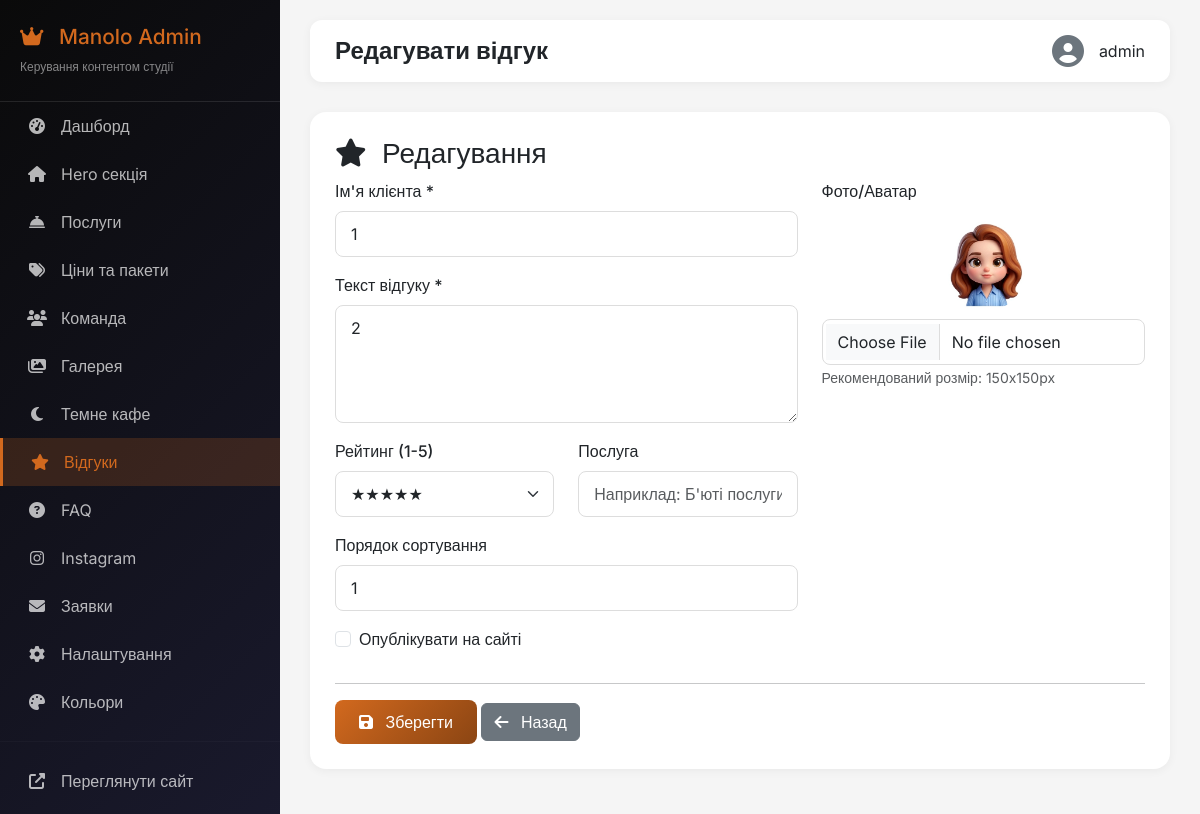
Screenshot of /admin/testimonial/edit/1 (signed in) with the database file from the repository.
### app.py (models this page shows)
class Testimonial(db.Model):
    __tablename__ = 'testimonials'
    id = db.Column(db.Integer, primary_key=True)
    name = db.Column(db.String(100), nullable=False)
    avatar = db.Column(db.String(200))
    rating = db.Column(db.Integer, default=5)
    text = db.Column(db.Text, nullable=False)
    service = db.Column(db.String(100))
    date = db.Column(db.DateTime, default=datetime.utcnow)
    is_approved = db.Column(db.Boolean, default=True)
    order = db.Column(db.Integer, default=0)

### app.py (the view, shortened to what this page needs)
@app.route('/admin/testimonial/add', methods=['GET', 'POST'])
@app.route('/admin/testimonial/edit/<int:id>', methods=['GET', 'POST'])
@login_required
def admin_testimonial_edit(id=None):
    testimonial = Testimonial.query.get(id) if id else Testimonial()
    return render_template('admin/testimonial_edit.html', testimonial=testimonial)

### app.py (called while the page is built)
def login_required(f):
    @wraps(f)
    def decorated_function(*args, **kwargs):
        if not session.get('admin_logged_in'):
            flash('Будь ласка, увійдіть в адмін-панель', 'warning')
            return redirect(url_for('admin_login'))
        return f(*args, **kwargs)
    return decorated_function

### templates/admin/testimonial_edit.html
{% extends "admin/layout.html" %}
{% block title %}{{ 'Редагувати' if testimonial.id else 'Додати' }} відгук{% endblock %}
{% block content %}
<div class="admin-card">
    <h3><i class="fas fa-star me-2"></i> {{ 'Редагування' if testimonial.id else 'Новий відгук' }}</h3>
    <form method="POST" enctype="multipart/form-data">
        <div class="row">
            <div class="col-md-7">
                <div class="mb-3">
                    <label class="form-label">Ім'я клієнта *</label>
                    <input type="text" name="name" class="form-control" value="{{ testimonial.name or '' }}" required>
                </div>
                <div class="mb-3">
                    <label class="form-label">Текст відгуку *</label>
                    <textarea name="text" class="form-control" rows="4" required>{{ testimonial.text or '' }}</textarea>
                </div>
                <div class="row">
                    <div class="col-md-6">
                        <div class="mb-3">
                            <label class="form-label">Рейтинг (1-5)</label>
                            <select name="rating" class="form-select">
                                {% for r in [5,4,3,2,1] %}
                                <option value="{{ r }}" {% if testimonial.rating == r %}selected{% endif %}>
                                    {{ '★' * r }}{{ '☆' * (5-r) }}
                                </option>
                                {% endfor %}
                            </select>
                        </div>
                    </div>
                    <div class="col-md-6">
                        <div class="mb-3">
                            <label class="form-label">Послуга</label>
                            <input type="text" name="service" class="form-control" value="{{ testimonial.service or '' }}" placeholder="Наприклад: Б'юті послуги">
                        </div>
                    </div>
                </div>
                <div class="mb-3">
                    <label class="form-label">Порядок сортування</label>
                    <input type="number" name="order" class="form-control" value="{{ testimonial.order or 0 }}">
                </div>
                <div class="mb-3 form-check">
                    <input type="checkbox" name="is_approved" class="form-check-input" id="is_approved" {% if testimonial.is_approved %}checked{% endif %}>
                    <label class="form-check-label" for="is_approved">Опублікувати на сайті</label>
                </div>
            </div>
            <div class="col-md-5">
                <div class="mb-3">
                    <label class="form-label">Фото/Аватар</label>
                    {% if testimonial.avatar %}
                    <div class="mb-2 text-center">
                        <img src="{{ url_for('static', filename=testimonial.avatar) }}" class="rounded-circle" style="width: 100px; height: 100px; object-fit: cover;">
                    </div>
                    {% endif %}
                    <input type="file" name="avatar" class="form-control" accept="image/*">
                    <small class="text-muted">Рекомендований розмір: 150x150px</small>
                </div>
            </div>
        </div>
        <hr>
        <div class="mt-3">
            <button type="submit" class="btn btn-primary">
                <i class="fas fa-save me-2"></i> Зберегти
            </button>
            <a href="{{ url_for('admin_testimonials') }}" class="btn btn-secondary">
                <i class="fas fa-arrow-left me-2"></i> Назад
            </a>
        </div>
    </form>
</div>
{% endblock %}

### templates/admin/layout.html (style rules this page uses)
* { margin: 0; padding: 0; box-sizing: border-box; }
body { font-family: 'Inter', sans-serif; background: #f5f5f5; }
.admin-card { background: white; border-radius: 16px; padding: 25px; margin-bottom: 25px; box-shadow: 0 2px 10px rgba(0,0,0,0.05); }
.btn-primary { background: linear-gradient(135deg, #D2691E, #8B4513); border: none; padding: 10px 24px; border-radius: 8px; transition: all 0.3s; }
.form-label { font-weight: 500; margin-bottom: 8px; }
.form-control, .form-select { border-radius: 8px; border: 1px solid #ddd; padding: 10px 15px; }

### rows the page displays
Testimonial: name "1", text "2", rating "★★★★★", order "1", avatar (picture)

### other values shown
{{ 'Редагувати' if testimonial.id else 'Додати' }} "Редагувати"
{{ session.get('admin_username', 'Admin') }} "admin"
{{ 'Редагування' if testimonial.id else 'Новий відгук' }} "Редагування"
